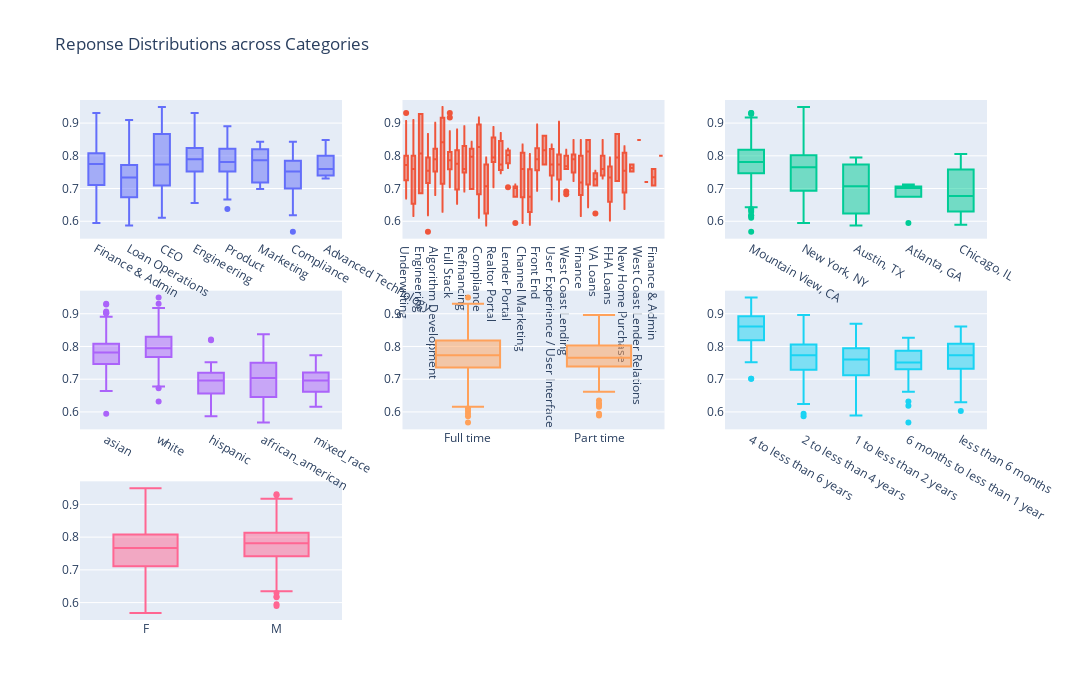

The cell this chart's notebook holds for it:
### Code cell
categories = ['function', 'department','location', 'ethnicity','employment_status','tenure','sex']
fig = plotly.subplots.make_subplots(rows=3,cols=3,specs=[[{'type':'box'} for x in range(0,3)] for y in range(0,3)])

for i, cat in enumerate(categories):
    fig.add_trace(go.Box(x=mst_df[cat], y=mst_df.overall), col=i % 3 + 1, row=i//3+1)
fig.update_layout(title='Reponse Distributions across Categories',height=700,width=1300,showlegend=False)
fig.show()

### Figure 1 — Plotly figure (JSON) as saved in the notebook; plotly's stock layout.template omitted (floating-point values rounded to 4 significant figures; data arrays with more than 128 entries replaced by an {"elided": "..."} marker saying what was removed)
{"data": [{"type": "box", "x": {"elided": "381 str values"}, "xaxis": "x", "y": {"elided": "381 float values"}, "yaxis": "y"}, {"type": "box", "x": {"elided": "381 str values"}, "xaxis": "x2", "y": {"elided": "381 float values"}, "yaxis": "y2"}, {"type": "box", "x": {"elided": "381 str values"}, "xaxis": "x3", "y": {"elided": "381 float values"}, "yaxis": "y3"}, {"type": "box", "x": {"elided": "381 str values"}, "xaxis": "x4", "y": {"elided": "381 float values"}, "yaxis": "y4"}, {"type": "box", "x": {"elided": "381 str values"}, "xaxis": "x5", "y": {"elided": "381 float values"}, "yaxis": "y5"}, {"type": "box", "x": {"elided": "381 str values"}, "xaxis": "x6", "y": {"elided": "381 float values"}, "yaxis": "y6"}, {"type": "box", "x": {"elided": "381 str values"}, "xaxis": "x7", "y": {"elided": "381 float values"}, "yaxis": "y7"}], "layout": {"height": 700, "showlegend": false, "title": {"text": "Reponse Distributions across Categories"}, "width": 1300, "xaxis": {"anchor": "y", "domain": [0, 0.2889]}, "xaxis2": {"anchor": "y2", "domain": [0.3556, 0.6444]}, "xaxis3": {"anchor": "y3", "domain": [0.7111, 1]}, "xaxis4": {"anchor": "y4", "domain": [0, 0.2889]}, "xaxis5": {"anchor": "y5", "domain": [0.3556, 0.6444]}, "xaxis6": {"anchor": "y6", "domain": [0.7111, 1]}, "xaxis7": {"anchor": "y7", "domain": [0, 0.2889]}, "xaxis8": {"anchor": "y8", "domain": [0.3556, 0.6444]}, "xaxis9": {"anchor": "y9", "domain": [0.7111, 1]}, "yaxis": {"anchor": "x", "domain": [0.7333, 1]}, "yaxis2": {"anchor": "x2", "domain": [0.7333, 1]}, "yaxis3": {"anchor": "x3", "domain": [0.7333, 1]}, "yaxis4": {"anchor": "x4", "domain": [0.3667, 0.6333]}, "yaxis5": {"anchor": "x5", "domain": [0.3667, 0.6333]}, "yaxis6": {"anchor": "x6", "domain": [0.3667, 0.6333]}, "yaxis7": {"anchor": "x7", "domain": [0, 0.2667]}, "yaxis8": {"anchor": "x8", "domain": [0, 0.2667]}, "yaxis9": {"anchor": "x9", "domain": [0, 0.2667]}}}
